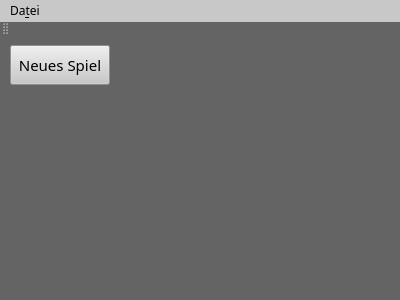
<?xml version="1.0" encoding="UTF-8"?>
<ui version="4.0">
 <class>QSkatMainWindow</class>
 <widget class="QMainWindow" name="QSkatMainWindow">
  <property name="geometry">
   <rect>
    <x>0</x>
    <y>0</y>
    <width>400</width>
    <height>300</height>
   </rect>
  </property>
  <property name="minimumSize">
   <size>
    <width>350</width>
    <height>300</height>
   </size>
  </property>
  <property name="maximumSize">
   <size>
    <width>450</width>
    <height>300</height>
   </size>
  </property>
  <property name="windowTitle">
   <string>-- Scaten v1.0 -- </string>
  </property>
  <property name="windowIcon">
   <iconset resource="pics.qrc">
    <normaloff>:/cardPics/kreuzbube</normaloff>:/cardPics/kreuzbube</iconset>
  </property>
  <property name="styleSheet">
   <string notr="true">border-color: rgb(0, 0, 0);
background-color: rgb(100, 100, 100);</string>
  </property>
  <widget class="QWidget" name="centralWidget">
   <widget class="QPushButton" name="newGamebutton">
    <property name="geometry">
     <rect>
      <x>10</x>
      <y>10</y>
      <width>100</width>
      <height>40</height>
     </rect>
    </property>
    <property name="font">
     <font>
      <family>Assyrian</family>
      <pointsize>11</pointsize>
     </font>
    </property>
    <property name="styleSheet">
     <string notr="true">background-color: rgb(200, 200, 200);</string>
    </property>
    <property name="text">
     <string>Neues Spiel</string>
    </property>
   </widget>
  </widget>
  <widget class="QMenuBar" name="menuBar">
   <property name="geometry">
    <rect>
     <x>0</x>
     <y>0</y>
     <width>400</width>
     <height>34</height>
    </rect>
   </property>
   <property name="font">
    <font>
     <family>Assyrian</family>
    </font>
   </property>
   <property name="autoFillBackground">
    <bool>false</bool>
   </property>
   <property name="styleSheet">
    <string notr="true">background-color: rgb(200, 200, 200);</string>
   </property>
   <widget class="QMenu" name="menuDatei">
    <property name="font">
     <font>
      <family>Assyrian</family>
      <pointsize>11</pointsize>
     </font>
    </property>
    <property name="title">
     <string>Da&amp;tei</string>
    </property>
    <addaction name="actionBeenden_2"/>
   </widget>
   <addaction name="menuDatei"/>
  </widget>
  <widget class="QToolBar" name="mainToolBar">
   <attribute name="toolBarArea">
    <enum>TopToolBarArea</enum>
   </attribute>
   <attribute name="toolBarBreak">
    <bool>false</bool>
   </attribute>
  </widget>
  <widget class="QStatusBar" name="statusBar"/>
  <action name="actionBeenden">
   <property name="text">
    <string>Beenden</string>
   </property>
  </action>
  <action name="actionBeenden_2">
   <property name="text">
    <string>&amp;Beenden</string>
   </property>
   <property name="font">
    <font>
     <family>Assyrian</family>
    </font>
   </property>
  </action>
 </widget>
 <layoutdefault spacing="6" margin="11"/>
 <resources>
  <include location="pics.qrc"/>
 </resources>
 <connections>
  <connection>
   <sender>actionBeenden_2</sender>
   <signal>triggered()</signal>
   <receiver>QSkatMainWindow</receiver>
   <slot>close()</slot>
   <hints>
    <hint type="sourcelabel">
     <x>-1</x>
     <y>-1</y>
    </hint>
    <hint type="destinationlabel">
     <x>199</x>
     <y>149</y>
    </hint>
   </hints>
  </connection>
  <connection>
   <sender>newGamebutton</sender>
   <signal>clicked()</signal>
   <receiver>QSkatMainWindow</receiver>
   <slot>showGameWindow()</slot>
   <hints>
    <hint type="sourcelabel">
     <x>65</x>
     <y>70</y>
    </hint>
    <hint type="destinationlabel">
     <x>199</x>
     <y>149</y>
    </hint>
   </hints>
  </connection>
 </connections>
 <slots>
  <slot>showGameWindow()</slot>
 </slots>
</ui>
